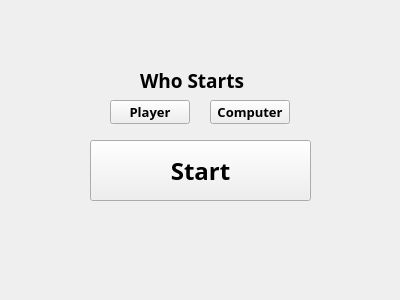
<?xml version="1.0" encoding="UTF-8"?>
<ui version="4.0">
 <class>MainMenu</class>
 <widget class="QMainWindow" name="MainMenu">
  <property name="geometry">
   <rect>
    <x>0</x>
    <y>0</y>
    <width>400</width>
    <height>300</height>
   </rect>
  </property>
  <property name="windowTitle">
   <string>MainWindow</string>
  </property>
  <widget class="QWidget" name="centralwidget">
   <widget class="QPushButton" name="StartB">
    <property name="geometry">
     <rect>
      <x>90</x>
      <y>140</y>
      <width>221</width>
      <height>61</height>
     </rect>
    </property>
    <property name="font">
     <font>
      <family>FiraCode Nerd Font Mono</family>
      <pointsize>18</pointsize>
      <bold>true</bold>
     </font>
    </property>
    <property name="text">
     <string>Start</string>
    </property>
   </widget>
   <widget class="QPushButton" name="PlayerB">
    <property name="geometry">
     <rect>
      <x>110</x>
      <y>100</y>
      <width>80</width>
      <height>24</height>
     </rect>
    </property>
    <property name="font">
     <font>
      <family>FiraCode Nerd Font Mono</family>
      <pointsize>10</pointsize>
      <bold>true</bold>
     </font>
    </property>
    <property name="text">
     <string>Player</string>
    </property>
   </widget>
   <widget class="QLabel" name="label">
    <property name="geometry">
     <rect>
      <x>140</x>
      <y>70</y>
      <width>121</width>
      <height>21</height>
     </rect>
    </property>
    <property name="font">
     <font>
      <family>FiraCode Nerd Font Mono</family>
      <pointsize>14</pointsize>
      <bold>true</bold>
     </font>
    </property>
    <property name="text">
     <string>Who Starts</string>
    </property>
   </widget>
   <widget class="QPushButton" name="ComputerB">
    <property name="geometry">
     <rect>
      <x>210</x>
      <y>100</y>
      <width>80</width>
      <height>24</height>
     </rect>
    </property>
    <property name="font">
     <font>
      <family>FiraCode Nerd Font Mono</family>
      <pointsize>10</pointsize>
      <bold>true</bold>
     </font>
    </property>
    <property name="text">
     <string>Computer</string>
    </property>
   </widget>
  </widget>
 </widget>
 <resources/>
 <connections/>
</ui>
